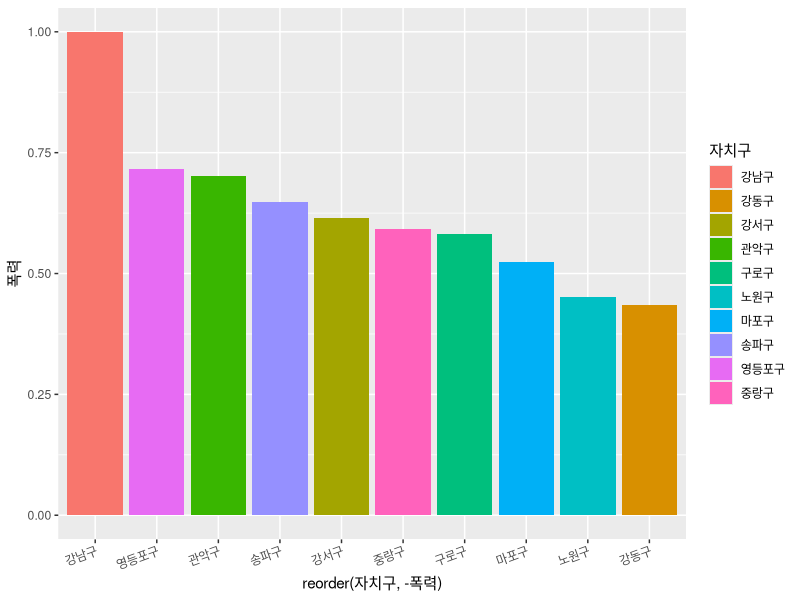
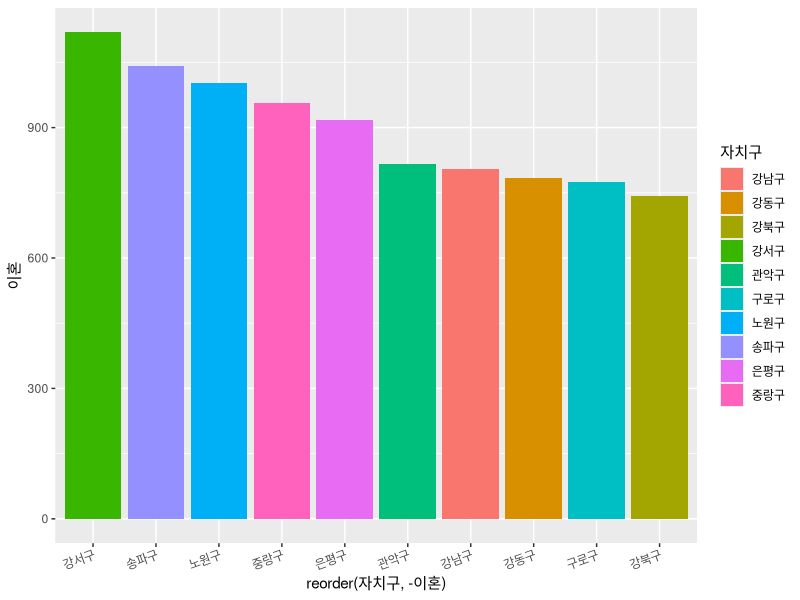

Source code (R) for these figures, in order:
library(readxl)
library(ggplot2)
library(dplyr)
crime1 <- read_excel('2017_crime_final2.xlsx')



str(crime1)

crime2 <- crime1 %>%
  arrange(desc(폭력)) %>% 
  head(10)

ggplot(data=crime2, aes(x=reorder(자치구,-폭력),y=폭력, fill=자치구, angle=20))+
  geom_col()+
  theme(axis.text.x=element_text(angle=20, hjust=1))
crime3 <- crime1 %>%
  arrange(desc(이혼)) %>% 
  head(10)


ggplot(data=crime3, aes(x=reorder(자치구,-이혼), y=이혼, fill=자치구, angle=20))+
  geom_col()+
  theme(axis.text.x=element_text(angle=20, hjust=1))
crime4<- intersect(crime2, crime3)
View(crime4)

cor.test(crime1$이혼, crime1$폭력)
View(crime1)

#x<- read.csv("real_final.csv", stringsAsFactors=F)
#head(x)

#x$이혼율 <- (x$이혼/x$인구)*100000
#x$폭력율 <- (x$폭력/x$인구)*100000
#head(x)

#crime2 <- x %>%
#  arrange(desc(폭력율)) %>% 
#  head(10)

#crime3 <- x %>% 
#  arrange(desc(이혼율)) %>% 
#  head(10)

#ggplot(data=crime3, aes(x=reorder(자치구,-이혼율), y=이혼율, fill=자치구, angle=20))+
#  geom_col()+
#  theme(axis.text.x=element_text(angle=20, hjust=1))

#ggplot(data=crime2, aes(x=reorder(자치구,-폭력율),y=폭력율, fill=자치구, angle=20))+
#  geom_col()+
#  theme(axis.text.x=element_text(angle=20, hjust=1))

#x2 <- intersect(crime2, crime3)
#x2
#cor(x$이혼율, x$폭력율)
